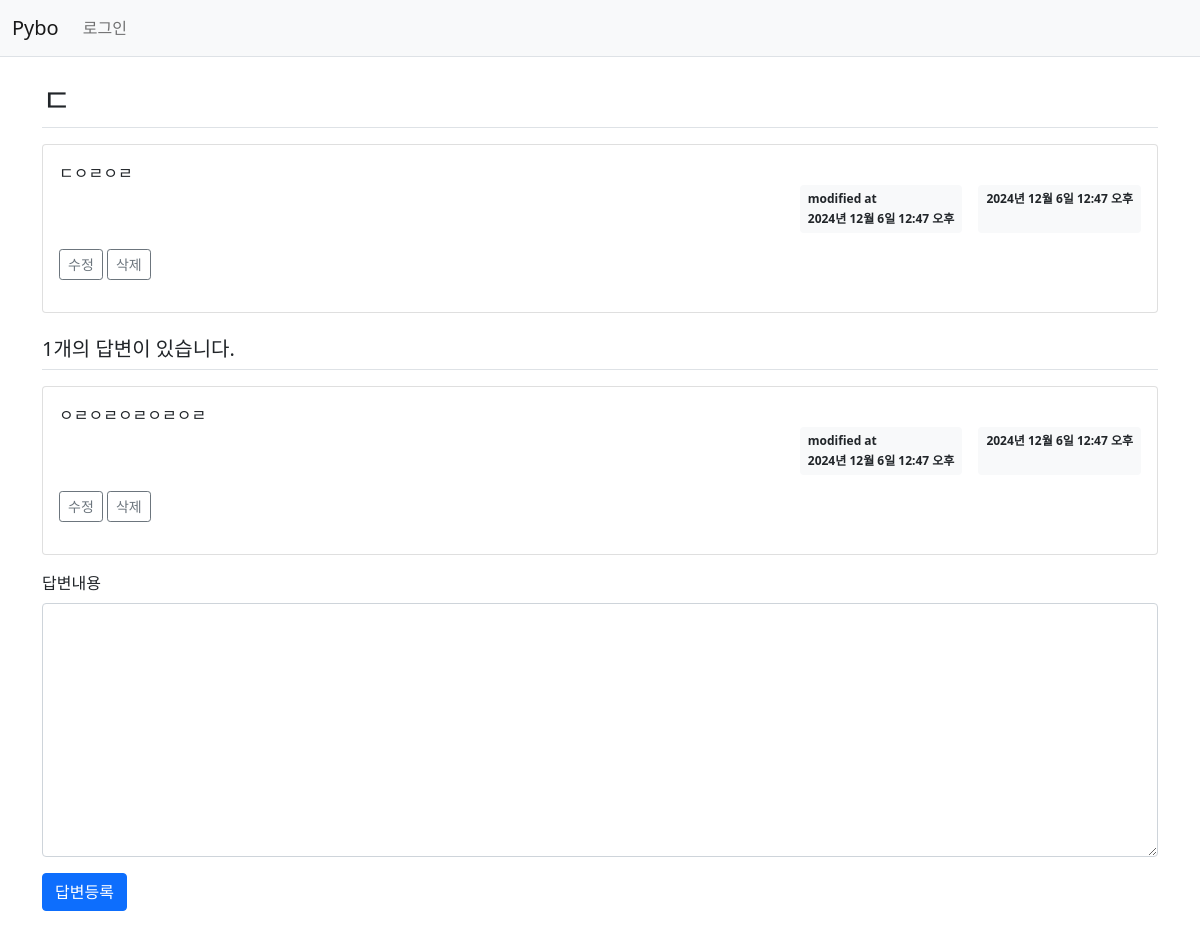
/pybo2/5/, run on the app's committed database.
### pybo2/models.py (models this page shows, shortened)
class Question(models.Model):
    subject = models.CharField(max_length=200)
    content = models.TextField()
    create_date = models.DateTimeField()
    modify_date = models.DateTimeField(null=True, blank=True)

class Answer(models.Model):
    question = models.ForeignKey(Question, on_delete=models.CASCADE)
    content = models.TextField()
    create_date = models.DateTimeField()
    modify_date = models.DateTimeField(null=True, blank=True)

### pybo2/views.py (the view)
# urls.py: path('<int:question_id>/', views.detail, name='detail'),
def detail(request, question_id):
    question =  get_object_or_404(Question, pk=question_id)
    context = {'question': question}
    return render(request, 'pybo2/question_detail.html', context)

### templates/pybo2/question_detail.html (shortened to what this page needs)
{% extends 'base.html' %}
{% block content %}
    {% load static %}
    <link rel="stylesheet" type="text/css" href="{% static 'bootstrap.min.css' %}">
    <div class="container my-3">
        <h2 class="border-bottom py-2">{{ question.subject }}</h2>
        <div class="card my-3">
            <div class="card-body">
                <div class="card-text" style="white-space: pre-line;">{{ question.content }}</div>
                <div class="d-flex justify-content-end">
                    {% if question.modify_date %}
                        <div class="badge bg-light text-dark p-2 text-start mx-3">
                            <div class="mb-2">modified at</div>
                            <div>{{ question.modify_date }}</div>
                        </div>
                    {% endif %}
                    <div class="badge bg-light text-dark p-2">
                        {{ question.create_date }}
                    </div>
                </div>
                <div class="my-3">
                    <a href="{% url 'pybo2:question_modify' question.id %}"
                       class="btn btn-sm btn-outline-secondary">수정</a>
                    <a href="javascript:void(0)" class="delete btn btn-sm btn-outline-secondary"
                       data-uri="{% url 'pybo2:question_delete' question.id %}">삭제</a>
                </div>
            </div>
        </div>
        <h5 class="border-bottom my-3 py-2">{{ question.answer_set.count }}개의 답변이 있습니다.</h5>
        {% for answer in question.answer_set.all %}
            <div class="card my-3">
                <div class="card-body">
                    <div class="card-text" style="white-space: pre-line;">{{ answer.content }}</div>
                    <div class="d-flex justify-content-end">
                        {% if answer.modify_date %}
                            <div class="badge bg-light text-dark p-2 text-start mx-3">
                                <div class="mb-2">modified at</div>
                                <div>{{ answer.modify_date }}</div>
                            </div>
                        {% endif %}
                        <div class="badge bg-light text-dark p-2">
                            {{ answer.create_date }}
                        </div>
                    </div>
                    <div class="my-3">
                        <a href="{% url 'pybo2:answer_modify' answer.id %}"
                           class="btn btn-sm btn-outline-secondary">수정</a>
                        <a href="#" class="delete btn btn-sm btn-outline-secondary "
                           data-uri="{% url 'pybo2:answer_delete' answer.id %}">삭제</a>
                    </div>
                </div>
            </div>
        {% endfor %}
        <form action="{% url 'pybo2:answer_create' question.id %}" method="post" class="my-3">
            <div class="mb-3">
                <label for="content" class="form-label">답변내용</label>
                <textarea name="content" id="content" class="form-control" rows="10"></textarea>
            </div>
            <input type="submit" value="답변등록" class="btn btn-primary">
        </form>
    </div>
{% endblock %}

### data on the page
Question: subject "ㄷ", content "ㄷㅇㄹㅇㄹ", modify_date "2024년 12월 6일 12:47 오후", create_date "2024년 12월 6일 12:47 오후", answer_set.count "1"
Answer: content "ㅇㄹㅇㄹㅇㄹㅇㄹㅇㄹ", modify_date "2024년 12월 6일 12:47 오후", create_date "2024년 12월 6일 12:47 오후"
